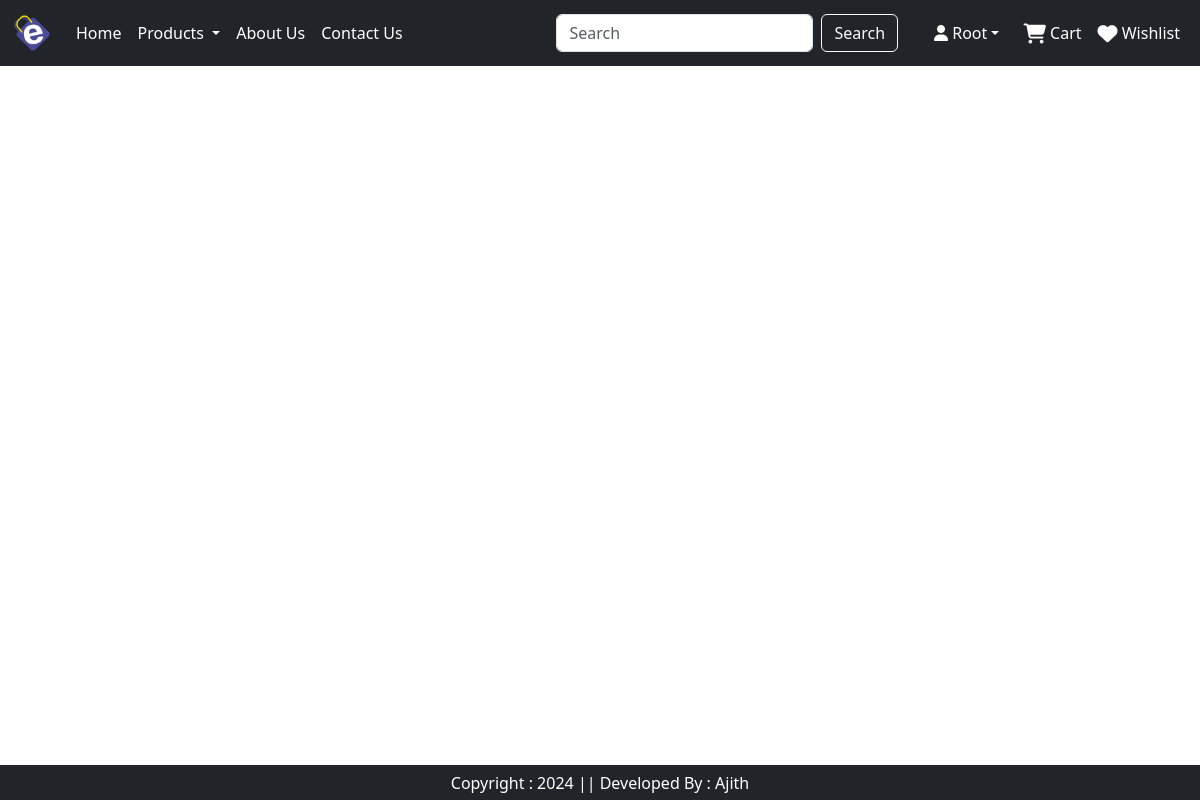
The page /orders/ (signed in) on the database as committed earlier.
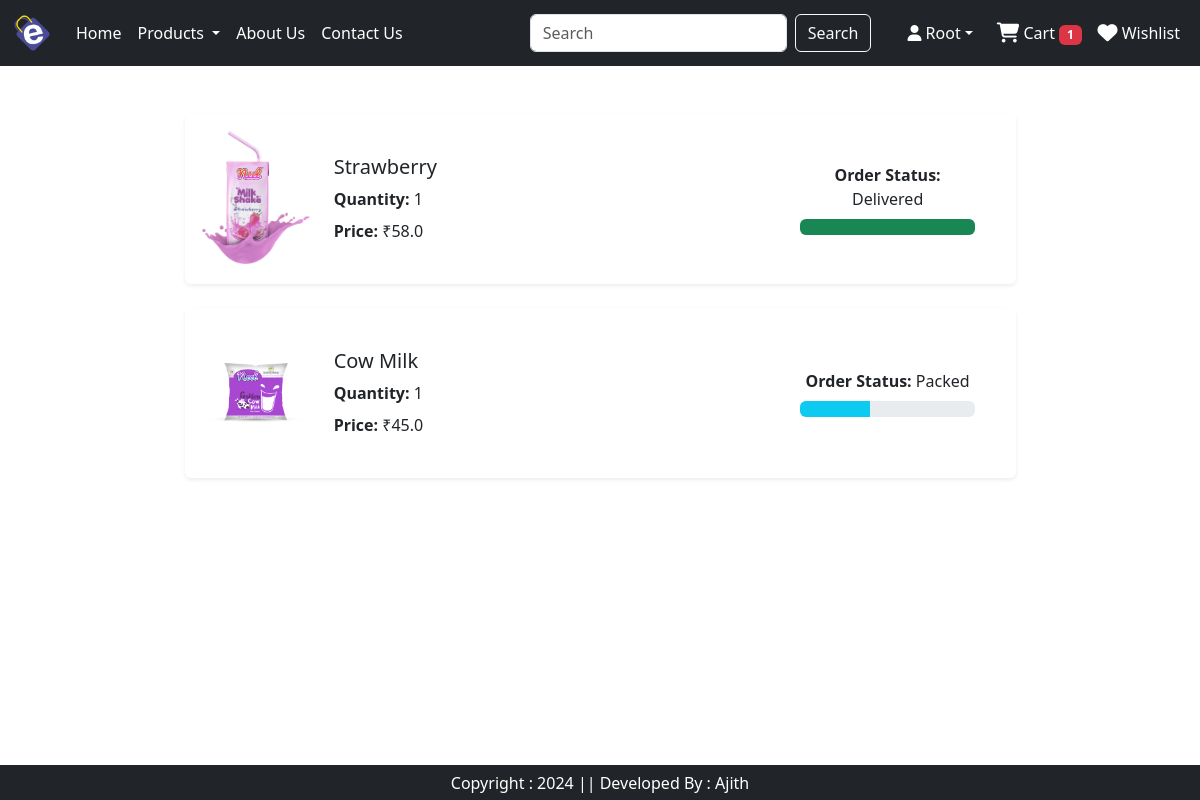
The same page on the database as committed later.
### ec/models.py (models this page shows, shortened)
class OrderPlaced(models.Model):
    user = models.ForeignKey(User, on_delete=models.CASCADE)
    customer = models.ForeignKey(Customer, on_delete=models.CASCADE)
    product = models.ForeignKey(Product, on_delete=models.CASCADE)
    quantity = models.PositiveIntegerField(default=1)
    order_date = models.DateTimeField(auto_now_add=True)
    status = models.CharField(max_length=50, choices=STATUS_CHOICES, default="Pending")
    payment = models.ForeignKey(Payment, on_delete=models.CASCADE, default="")
    @property
    def total_cost(self):
        return self.quantity * self.product.discount_price

class Product(models.Model):
    title = models.CharField(max_length=100)
    selling_price = models.FloatField()
    discount_price = models.FloatField()
    description = models.TextField()
    composition = models.TextField(default="")
    prodapp = models.TextField(default="")
    category = models.CharField(choices=CATEGORY_CHOICES, max_length=2)
    product_image = models.ImageField(upload_to='product')

### ec/views.py (the view)
# urls.py: path('orders/', views.orders, name='orders'),
@login_required
def orders(request):
    totalitem = 0
    wishitem = 0
    if request.user.is_authenticated:
        totalitem = len(Cart.objects.filter(user=request.user))
        wishitem = len(Wishlist.objects.filter(user=request.user))
    order_placed = OrderPlaced.objects.filter(user=request.user)
    return render(request, 'app/orders.html', locals())

### ec/templates/app/orders.html (shortened to what this page needs)
{% extends 'app/base.html' %}
{% load static %}
{% block main-content %}
    <div class="container my-5">
        <div class="row justify-content-center">
            <div class="col-md-9">
                {% for op in order_placed %}
                <div class="card mb-4 shadow-sm border-0">
                    <div class="card-body d-flex align-items-center" style="height: 170px">
                        <div class="row w-100">
                            <div class="col-sm-2 d-flex justify-content-center align-items-center">
                                <img src="{{ op.product.product_image.url }}" class="img-fluid rounded product-image" alt="{{ op.product.title }}" />
                            </div>
                            <div class="col-sm-7 d-flex flex-column justify-content-center">
                                <h5 class="card-title">{{ op.product.title }}</h5>
                                <p class="card-text mb-2"><strong>Quantity:</strong> {{ op.quantity }}</p>
                                <p class="card-text"><strong>Price:</strong> ₹{{ op.total_cost }}</p>
                            </div>
                            <div class="col-sm-3 d-flex flex-column justify-content-center align-items-center text-center">
                                <p class="mb-2"><strong>Order Status:</strong> {{ op.status }}</p>
                                <div class="progress w-100">
                                    {% if op.status == 'Accepted' %}
                                    <div class="progress-bar" role="progressbar" style="width: 20%" aria-valuenow="20" aria-valuemin="0" aria-valuemax="100"></div>
                                    {% elif op.status == 'Packed' %}
                                    <div class="progress-bar bg-info" role="progressbar" style="width: 40%" aria-valuenow="40" aria-valuemin="0" aria-valuemax="100"></div>
                                    {% elif op.status == 'On The Way' %}
                                    <div class="progress-bar bg-warning" role="progressbar" style="width: 70%" aria-valuenow="70" aria-valuemin="0" aria-valuemax="100"></div>
                                    {% elif op.status == 'Delivered' %}
                                    <div class="progress-bar bg-success" role="progressbar" style="width: 100%" aria-valuenow="100" aria-valuemin="0" aria-valuemax="100"></div>
                                    {% elif op.status == 'Cancelled' %}
                                    <div class="progress-bar bg-danger" role="progressbar" style="width: 100%" aria-valuenow="100" aria-valuemin="0" aria-valuemax="100"></div>
                                    {% endif %}
                                </div>
                            </div>
                        </div>
                    </div>
                </div>
                {% endfor %}
            </div>
        </div>
    </div>
{% endblock main-content %}

### ec/templates/app/base.html (shortened to what this page needs)
<!DOCTYPE html>
{% load static %}
<html lang="en" xmlns="http://www.w3.org/1999/html">
<head>
    <link href="https://cdn.jsdelivr.net/npm/bootstrap@5.3.3/dist/css/bootstrap.min.css" rel="stylesheet">
    <link rel="stylesheet" href="{% static 'app/css/owl.carousel.min.css' %}" />
    <link rel="stylesheet" href="{% static 'app/css/style.css' %}" />
    <link rel="stylesheet" href="{% static 'all.min.css' %}" />
    <link rel="stylesheet" href="https://cdnjs.cloudflare.com/ajax/libs/font-awesome/6.5.2/css/all.min.css">
</head>
<body>
<nav class="navbar navbar-expand-lg navbar-dark bg-dark">
  <div class="container-fluid">
    <a class="navbar-brand" href="#">
        <img src="{% static 'app/images/logo.png' %}" width="40" height="40">
    </a>
    <div class="collapse navbar-collapse" id="navbarTogglerDemo03">
      <ul class="navbar-nav me-auto mb-2 mb-lg-0">
        {% if request.user.is_authenticated %}
        <li class="nav-item">
          <a class="nav-link active" aria-current="page" href="/">Home</a>
        </li>
        <li class="nav-item dropdown">
          <a class="nav-link dropdown-toggle text-white" href="#" role="button" data-bs-toggle="dropdown" aria-expanded="false">
            Products
          </a>
        </li>
        <li class="nav-item">
          <a class="nav-link text-white" href="{% url 'about' %}">About Us</a>
        </li>
        <li class="nav-item">
          <a class="nav-link text-white" href="{% url 'contact' %}">Contact Us</a>
        </li>
      </ul>
      <form class="d-flex" role="search" action="/search">
        <input class="form-control me-2" type="search" placeholder="Search" name="search" aria-label="Search">
        <button class="btn btn-dark btn-outline-light" type="submit">Search</button>
      </form>
    </div>
      <ul class="navbar-nav me-auto mb-2 mb-lg-0" style="margin-left: 20px;">
          <li class="nav-item dropdown mx-2">
              <a class="nav-link dropdown-toggle text-white text-capitalize" href="#" id="profileDropdown" role="button" data-bs-toggle="dropdown" aria-expanded="false"><i class="fa-solid fa-user"></i> {{request.user}}</a>
          </li>
          <li class="nav-item">
              <a href="{% url 'showcart' %}" class="nav-link text-white"><i class="fa-solid fa-cart-shopping fa-lg"></i> Cart <span class="badge bg-danger">{% if totalitem > 0 %} {{totalitem}} {% endif %}</span> </a>
          </li>
          <li class="nav-item">
              <a href="{% url 'wishlist' %}" class="nav-link text-white"><i class="fa-solid fa-heart fa-lg"></i> Wishlist  </a>
          </li>
          {% endif %}
      </ul>
  </div>
</nav>
    {% block main-content %} {% endblock main-content %}
  <footer class="container-fluid fixed-bottom bg-dark text-white text-center p-2 mt-2">
      Copyright : 2024 || Developed By : Ajith
  </footer>

Rows that differ between the two databases and show on the page:
added OrderPlaced: product.product_image (picture), product "Strawberry", quantity "1", total_cost "58.0", status "Delivered"
added OrderPlaced: product.product_image (picture), product "Cow Milk", quantity "1", total_cost "45.0", status "Packed"
Other text that changed with them:
{{ totalitem }}: (not shown) → "1"
